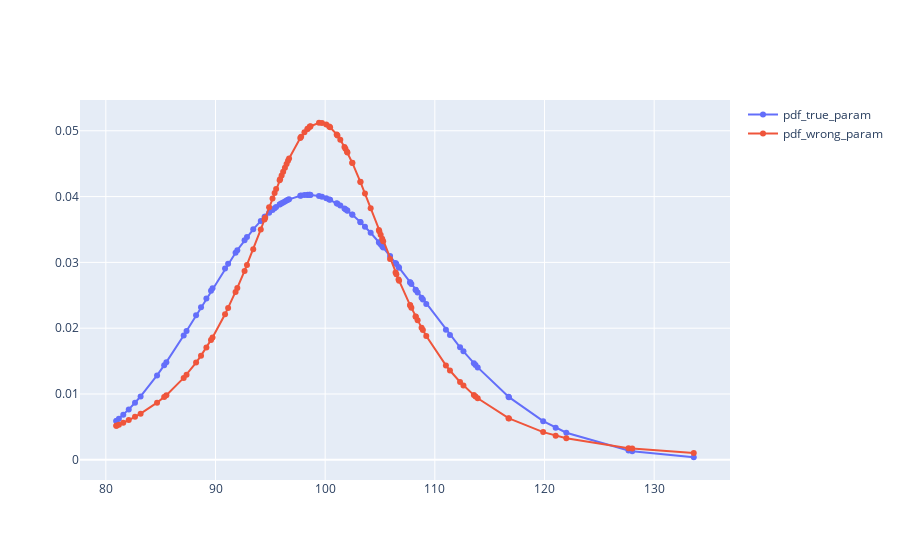

Source (notebook cell):
### Code cell
# -------
# COMPARING LOG LIKELYHOOD COMPUTED FROM PDF WITH TRUE AND WRONG PARAMETERS
# -------
pdf_true_param = pd.Series(pdf_dict, name='pdf_true_param')
pdf_wrong_param = pd.Series(pdf_dict2, name='pdf_wrong_param')
df = pd.concat([pdf_true_param, pdf_wrong_param], axis=1)

fig = go.Figure()
fig.add_trace(go.Scatter(x=df.index, y=df['pdf_true_param'].values, mode='lines+markers', name='pdf_true_param'))
fig.add_trace(go.Scatter(x=df.index, y=df['pdf_wrong_param'].values, mode='lines+markers', name='pdf_wrong_param'))
fig.show()

df = np.log(df)
mle_would_work = df.sum()['pdf_true_param'] >= df.sum()['pdf_wrong_param']

print(f'sum of log likelyhood with true parameters > sum of log likelyhood with wrong parameters : {mle_would_work}')
